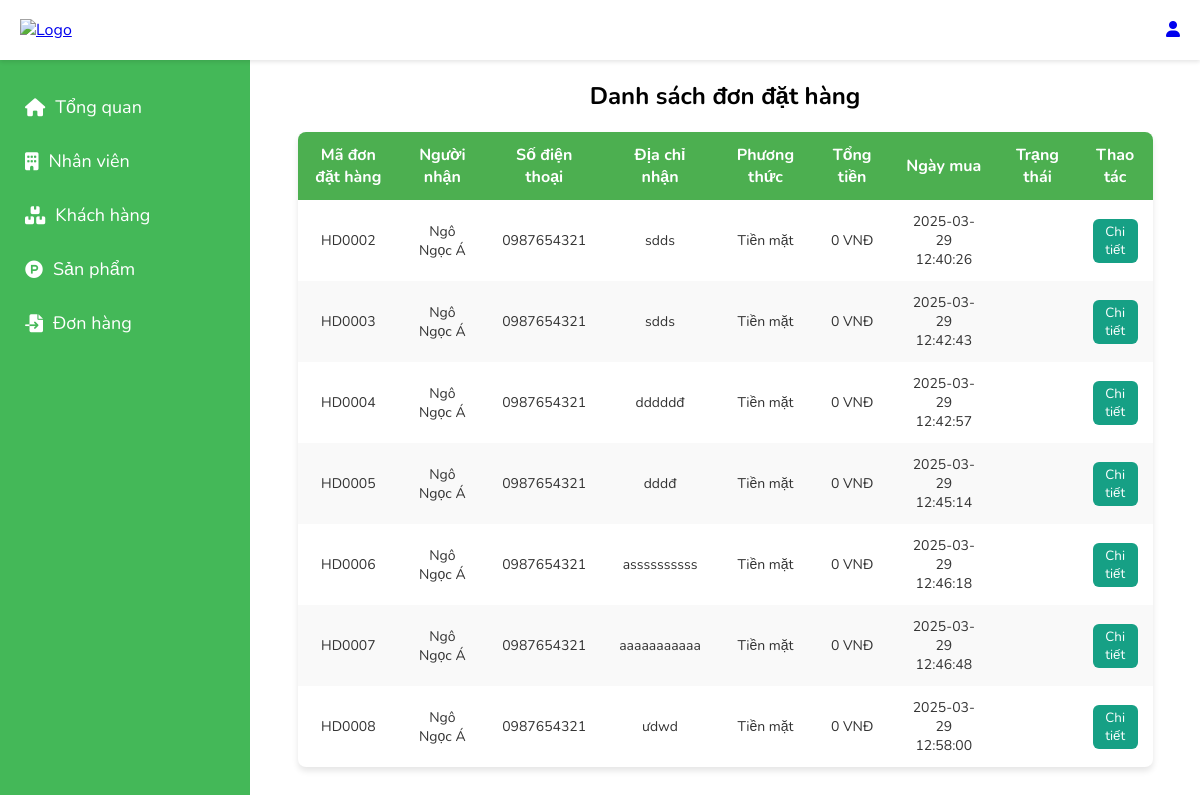
Page /admin/donhang on the earlier database version.
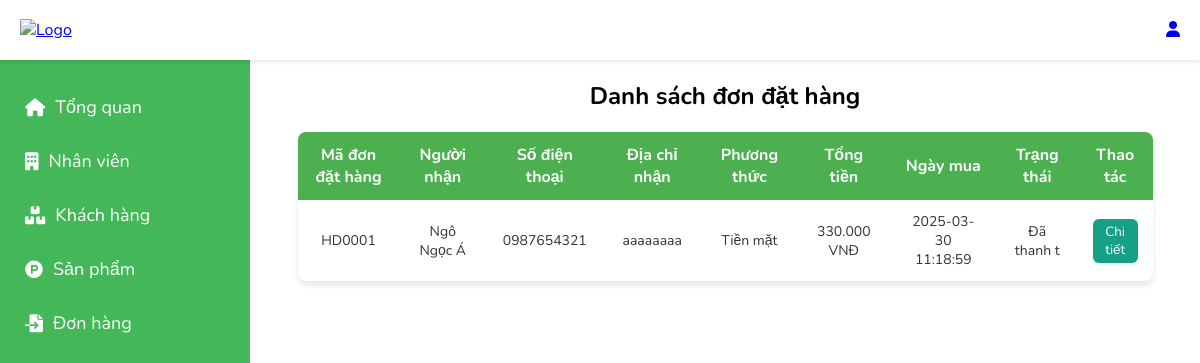
Same page on the later database version.
### tables this page shows
CREATE TABLE `hoadon` (
  `id` int(3) NOT NULL,
  `mahoadon` varchar(10) NOT NULL,
  `makhachhang` varchar(10) NOT NULL,
  `hoten_nhan` varchar(200) NOT NULL,
  `sdt_nhan` varchar(10) NOT NULL,
  `diachi_nhan` varchar(500) NOT NULL,
  `ngaytao` datetime NOT NULL DEFAULT current_timestamp(),
  `tongtientruocgiam` decimal(10,0) NOT NULL,
  `giamgia` int(10) NOT NULL DEFAULT 0,
  `tongtiensaugiam` decimal(10,0) NOT NULL,
  `pttt` varchar(200) NOT NULL,
  `trangthai` varchar(10) DEFAULT 'new'
);

### core/controller.php (called while the page is built, shortened)
<?php
class controller {
    public function model($model) {
        return new $model();
    }
    public function view($view, $data=NULL) {
        require_once 'app/views/' . $view . '.php';
    }
}
?>

### app/Controllers/admincontroller.php (called while the page is built, shortened)
<?php
require_once 'core/Controller.php';
class adminController extends Controller
{
    private $adminModel;
    public function __construct()
    {
        $this->adminModel = $this->model('adminModel');
    }
    public function donhang()
    {
       $this->view('header');
        $listddh = $this->adminModel->getddh();
        $chitietddh = $this->adminModel->chitietdonhang();
        $this->view('admin/listddh', ['listddh' => $listddh, 'ctddh' => $chitietddh]);
    }
}

### core/routers.php (called while the page is built, shortened)
<?php
    class Router {
        protected $action = 'trangchu';
        private function parseUrl($uri) {
            return explode('/', filter_var(rtrim($uri, '/'), FILTER_SANITIZE_URL));
        }
        public function dispatch($uri) {
            $url = $this->parseUrl($uri);
            if(file_exists('app/Controllers/' . $url[2] . 'Controller.php')) {
                unset($url[2]);
            }
            $this->controller = new $this->controller;
            if(isset($url[3])) {
                if(method_exists($this->controller, $url[3])) {
                    $this->action = $url[3];
                    unset($url[3]);
                }
            }
            unset($url[0]);
            unset($url[1]);
            $this->params = $url ? array_values($url) : [];
           call_user_func_array([$this->controller, $this->action], $this->params);
        }
    }
?>

### index.php (called while the page is built, shortened)
<?php
    require_once 'core/routers.php';
    $router = new Router();
    $router->dispatch($_SERVER['REQUEST_URI']);
?>

### core/model.php (called while the page is built, shortened)
<?php
class Model {
    public function __construct() {
            $this->con = new mysqli('localhost','root','','dtb1');
    }
}

### app/models/adminModel.php (called while the page is built, shortened)
<?php
require_once './core/model.php';
class adminModel extends Model {
    protected $tbldonhang = "hoadon";
public fUNCTION getddh(){
   $sql = "SELECT * FROM $this->tbldonhang";
   $result = $this->con->query($sql);
   return $result;
}
}
?>

### app/views/admin/listddh.php (the view, shortened to what this page needs)
<!DOCTYPE html>
<html lang="en">
  <head>
  </head>
  <body>
    <div class="detail">
      <main class="main-content">
          <h2 style="text-align: center;">Danh sách đơn đặt hàng</h2>
          <table>
            <thead>
              <tr>
                <th>Mã đơn đặt hàng </th>
                <th>Người nhận</th>
                <th>Số điện thoại</th>
                <th>Địa chỉ nhận</th>
                <th>Phương thức</th>
                <th>Tổng tiền</th>
                <th>Ngày mua</th>
                <th>Trạng thái</th>
                <th>Thao tác</th>
              </tr>
            </thead>
            <tbody>
                <?php
                $i=1;
                while($row=mysqli_fetch_array($listddh)){
                    ?>
              <tr>
                <td><?php echo $row['mahoadon']  ?></td>
                <td><?php echo $row['hoten_nhan']  ?></td>
                <td><?php echo $row['sdt_nhan']  ?></td>
                <td><?php echo $row['diachi_nhan']  ?></td>
                <td><?php if($row['pttt']=="tien_mat"){
                    echo "Tiền mặt";
                } else{
                    echo "Chuyển khoản";
                }   ?></td>
                <td><?php echo number_format($row['tongtiensaugiam'], 0, ',', '.'); ?> VNĐ</td>
                <td><?php echo $row['ngaytao']  ?></td>
                <td><?php echo $row['trangthai']  ?></td>
                <td>
                   <button onclick="openPopup('<?php echo $row['mahoadon']; ?>')"style="background-color: #16A085; color: white; border: none; padding: 4px 4px; border-radius: 6px; cursor: pointer;"> Chi tiết</button>
                </td>
              </tr>
              <?php $i++; }?>
            </tbody>
          </table>
      </main>
    </div>
  </body>
</html>

### app/views/header.php (shortened to what this page needs)
<!DOCTYPE html>
<html lang="vi">
<head>
    <link rel="stylesheet" href="https://cdnjs.cloudflare.com/ajax/libs/font-awesome/6.0.0-beta3/css/all.min.css">
</head>
<body>
<div class="to">
    <header class="header">
        <div class="logo">
            <a href="<?php echo WEBROOT; ?>tongquan/tongquan">
                <img src="<?php echo WEBROOT; ?>public/img/innis.png" alt="Logo">
            </a>
        </div>
        <div class="icon-menu">
            <?php if (isset($_SESSION['tennhanvien'])): ?>
                Xin chào, <strong><?= htmlspecialchars($_SESSION['tennhanvien']); ?></strong>
                <a href="<?php echo WEBROOT; ?>taikhoan/logout" style="text-decoration:none; color:black">| Đăng xuất</a>
            <?php else: ?>
                <a href="<?php echo WEBROOT; ?>taikhoan/login" class="icon"><i class="fas fa-user"></i></a>
            <?php endif; ?>
        </div>
    </header>
</div>
<div class="sidebar">
    <ul class="menu">
        <li><a href="<?php echo WEBROOT . 'admin/tongquan' ?>"><i class="fas fa-house"></i>Tổng quan</a></li>
        <li><a href="<?php echo WEBROOT . 'admin/nhanvien' ?>"><i class="fas fa-building"></i>Nhân viên</a></li>
        <li><a href="<?php echo WEBROOT . 'admin/khachhang' ?>"><i class="fa-solid fa-boxes-stacked"></i>Khách hàng</a></li>
        <li><a href="<?php echo WEBROOT . 'admin/sanpham' ?>"><i class="fa-brands fa-product-hunt"></i>Sản phẩm</a></li>
        <li><a href="<?php echo WEBROOT . 'admin/donhang' ?>"><i class="fa-solid fa-file-import"></i>Đơn hàng</a></li>
    </ul>
</div>
</body>
</html>

### app/views/header.php (style rules this page uses)
* { margin: 0; padding: 0; box-sizing: border-box; font-family: "Nunito", sans-serif; }
.detail { margin-left: 250px; margin-top: 80px; }
.header { display: flex; justify-content: space-between; align-items: center; background-color: #fff; padding: 10px 20px; box-shadow: 0 2px 4px rgba(0, 0, 0, 0.1); width: 100%; height: 60px; position: fixed; top: 0; z-index: 1000; }
.icon-menu { display: flex; gap:10px; }
.logo img { width: 200px; height: auto; }
.sidebar { width: 250px; background-color: rgb(68, 184, 88); color: #fff; padding-top: 80px; height: 100vh; position: fixed; top: 0; left: 0; }
.sidebar .menu { list-style: none; }
.sidebar .menu a { display: block; padding: 15px 25px; font-size: 18px; color: white; text-decoration: none; cursor: pointer; display: flex; align-items: center; }
.sidebar .menu a i { margin-right: 10px; }

### app/views/admin/listddh.php (style rules this page uses)
table { width: 90%; margin: 20px auto; border-collapse: collapse; background-color: white; box-shadow: 0 4px 6px rgba(0, 0, 0, 0.1); border-radius: 8px; overflow: hidden; }
th, td { padding: 12px 15px; text-align: center; }
th { background-color: #4CAF50; color: white; font-size: 16px; font-weight: bold; }
td { color: #333; font-size: 14px; }
tr:nth-child(even) { background-color: #f9f9f9; }

Differences in the rows shown:
removed hoadon: mahoadon "HD0002", hoten_nhan "Ngô Ngọc Á", sdt_nhan "0987654321", diachi_nhan "sdds", pttt "Tiền mặt", tongtiensaugiam "0", ngaytao "2025-03-29 12:40:26"
removed hoadon: mahoadon "HD0003", hoten_nhan "Ngô Ngọc Á", sdt_nhan "0987654321", diachi_nhan "sdds", pttt "Tiền mặt", tongtiensaugiam "0", ngaytao "2025-03-29 12:42:43"
removed hoadon: mahoadon "HD0004", hoten_nhan "Ngô Ngọc Á", sdt_nhan "0987654321", diachi_nhan "dddddđ", pttt "Tiền mặt", tongtiensaugiam "0", ngaytao "2025-03-29 12:42:57"
removed hoadon: mahoadon "HD0005", hoten_nhan "Ngô Ngọc Á", sdt_nhan "0987654321", diachi_nhan "dddđ", pttt "Tiền mặt", tongtiensaugiam "0", ngaytao "2025-03-29 12:45:14"
removed hoadon: mahoadon "HD0006", hoten_nhan "Ngô Ngọc Á", sdt_nhan "0987654321", diachi_nhan "assssssssss", pttt "Tiền mặt", tongtiensaugiam "0", ngaytao "2025-03-29 12:46:18"
removed hoadon: mahoadon "HD0007", hoten_nhan "Ngô Ngọc Á", sdt_nhan "0987654321", diachi_nhan "aaaaaaaaaaa", pttt "Tiền mặt", tongtiensaugiam "0", ngaytao "2025-03-29 12:46:48"
removed hoadon: mahoadon "HD0008", hoten_nhan "Ngô Ngọc Á", sdt_nhan "0987654321", diachi_nhan "ưdwd", pttt "Tiền mặt", tongtiensaugiam "0", ngaytao "2025-03-29 12:58:00"
added hoadon: mahoadon "HD0001", hoten_nhan "Ngô Ngọc Á", sdt_nhan "0987654321", diachi_nhan "aaaaaaaa", pttt "Tiền mặt", tongtiensaugiam "330.000", ngaytao "2025-03-30 11:18:59", trangthai "Đã thanh t"
